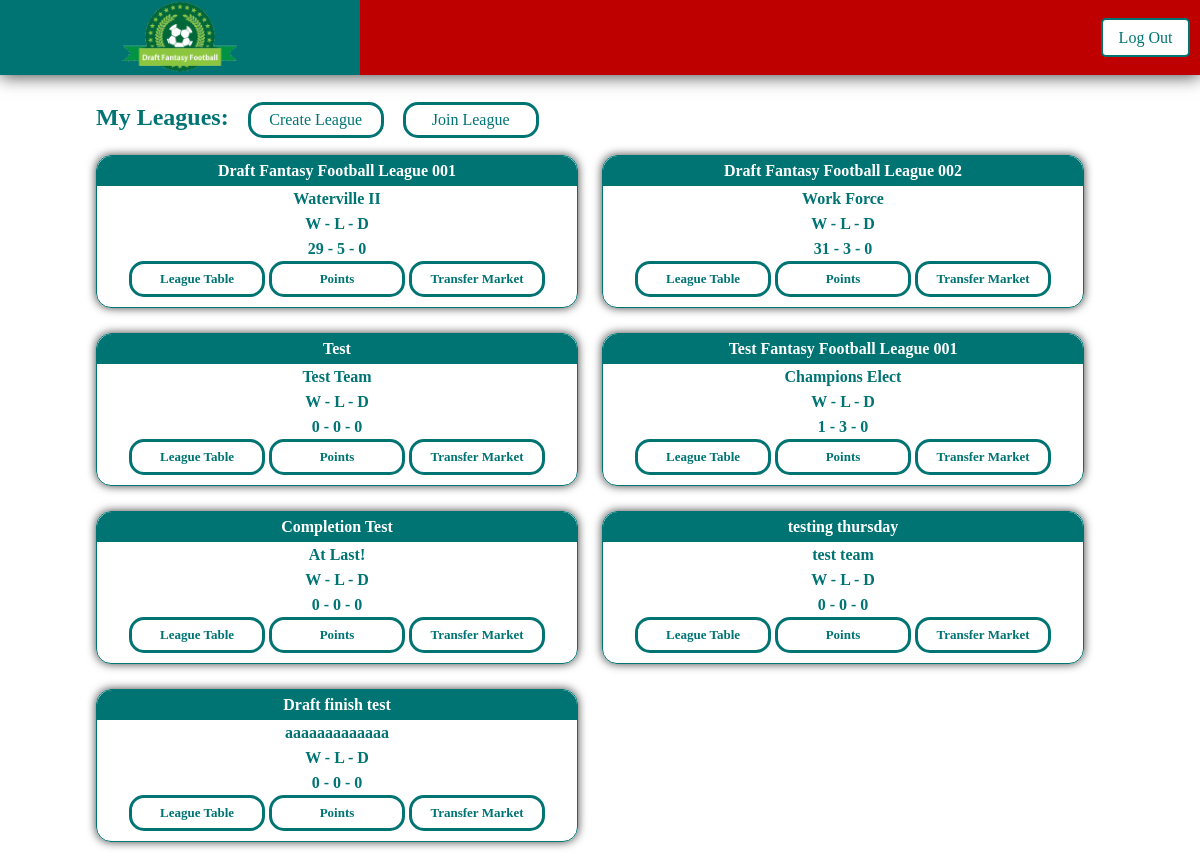
The page /index.php?dash=true (signed in) on the database its author committed.
### tables this page shows
CREATE TABLE IF NOT EXISTS `managersteam` (
  `id` int(11) NOT NULL AUTO_INCREMENT,
  `manager` int(11) NOT NULL,
  `league` int(11) NOT NULL,
  `name` varchar(50) NOT NULL,
  `jersey` int(11) NOT NULL,
  `colour1` int(11) NOT NULL,
  `colour2` int(11) NOT NULL,
  `w` int(11) NOT NULL,
  `l` int(11) NOT NULL,
  `d` int(11) NOT NULL,
  `totalPoints` int(11) NOT NULL,
  `fantasyPoints` int(11) NOT NULL,
  PRIMARY KEY (`id`)
);

CREATE TABLE IF NOT EXISTS `fantasyleague` (
  `id` int(11) NOT NULL AUTO_INCREMENT,
  `name` varchar(50) NOT NULL,
  `password` varchar(20) NOT NULL,
  `draftDate` date NOT NULL,
  `draftTime` time NOT NULL,
  `draftSelectionTime` int(11) NOT NULL,
  `admin` int(11) NOT NULL,
  `status` int(11) NOT NULL DEFAULT '0',
  PRIMARY KEY (`id`)
);

### assets/model/database.php (called while the page is built, shortened)
<?php
class database
{
    var $user = "root";
    var $password = "";
    var $host = "127.0.0.1";
    var $database = "draftfantasyfootball";
    var $con;
    public function __construct()
	{
        $this->con = new mysqli ($this->host, $this->user, $this->password, $this->database );
    }
    public function _loadUsersLeagues($id)
    {
        $results = mysqli_query ( $this->con, "SELECT managersteam.*, fantasyleague.name as leagueName, fantasyleague.draftDate as draftDate, fantasyleague.draftTime as draftTime, fantasyleague.draftSelectionTime as draftSelectionTime, fantasyleague.status as status, fantasyleague.id as leagueId, fantasyleague.password as leaguePassword
                                                FROM managersteam
                                                INNER JOIN fantasyleague
                                                    ON managersteam.league = fantasyleague.id
                                                WHERE manager = $id;" );
        return $results;
    }
    public function _getGameweek($date)
    {
        $results = mysqli_query ( $this->con, "SELECT *
                                                FROM gameweek
                                                where '$date' between startDate and endDate;" );
        return $results;
    }
}
?>

### index.php (called while the page is built, shortened)
<?php
	$controller = new Controller();
	$controller->invoke();
?>

### assets/model/user.php (the view, shortened to what this page needs)
<?php
class user
{
	var $database;
    public function __construct()
	{
        $this->database = new database();
	}
    public function loadUsersLeagues()
    {
        $date = date('y-m-d');
        $gwresult =  $this->database->_getGameweek($date);
        $gwrow = $gwresult->fetch_assoc();
        $result = $this->database->_loadUsersLeagues($_SESSION['id']);
        $count=mysqli_num_rows($result);
        if($count>0)
        {
            while ($row = $result->fetch_assoc())
            {
                if($row['status'] != 0)
                {
                echo '
                    <div class="leagueHolder">
                        <div class="leagueHolderHeader">'. $row['leagueName'] .'</div>
                        <p>'. $row['name'] .'</p>
                        <p>W - L - D</p>
                        <p>'. $row['w'] .' - '. $row['l'] .' - '. $row['d'] .'</p>
                        <div class="leagueHolderButton"><a class="blockLink" href="index.php?table=true&squadid='. $row['id'].'">League Table</a></div>
                        <div class="leagueHolderButton">';
                        if ($gwrow['status'] == 1)
                        {
                            echo '<a class="blockLink" href="index.php?viewsquad='. $row['id'].'&squadid='. $row['id'].'">Points</a>';
                        }
                        else
                        {
                            echo '<a class="blockLink" href="index.php?squad=true&squadid='. $row['id'].'">Manage Team</a>';
                        }
                    echo '
                        </div>
                        <div class="leagueHolderButton"><a class="blockLink" href="index.php?transfer=true&squadid='. $row['id'].'">Transfer Market</a>';
                echo '    </div>
                    </div>
                ';
                }
            }
        }
        else
        {
            echo '<h2 class="noTeamYet">Hello '. $_SESSION['name'] .', You have no teams yet. Create or join a league above to get started!</h2>';
        }
    }
}
?>

### rows shown on the page
managersteam: fantasyleague.name "Draft Fantasy Football League 001", name "Waterville II", w "29", l "5", d "0"
managersteam: fantasyleague.name "Draft Fantasy Football League 002", name "Work Force", w "31", l "3", d "0"
managersteam: fantasyleague.name "Test", name "Test Team", w "0", l "0", d "0"
managersteam: fantasyleague.name "Test Fantasy Football League 001", name "Champions Elect", w "1", l "3", d "0"
managersteam: fantasyleague.name "Completion Test", name "At Last!", w "0", l "0", d "0"
managersteam: fantasyleague.name "testing thursday", name "test team", w "0", l "0", d "0"
managersteam: fantasyleague.name "Draft finish test", name "aaaaaaaaaaaaa", w "0", l "0", d "0"
